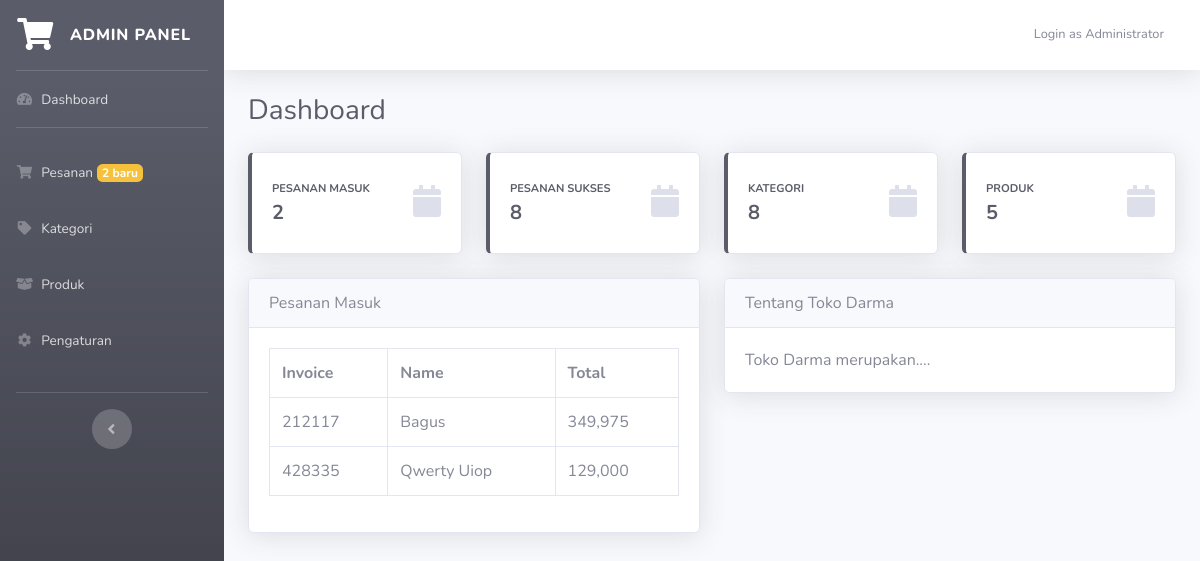
Page /admin.php?page=home (signed in) on the committed database.
### tables this page shows
CREATE TABLE `invoice` (
  `id` int(11) NOT NULL,
  `invoice_code` varchar(10) NOT NULL,
  `name` varchar(50) NOT NULL,
  `email` varchar(50) NOT NULL,
  `telp` varchar(20) NOT NULL,
  `region` int(11) NOT NULL,
  `address` text NOT NULL,
  `ongkir` varchar(10) NOT NULL,
  `total_price` int(11) NOT NULL,
  `total_all` int(11) NOT NULL,
  `date_input` datetime NOT NULL,
  `status_payment` int(1) NOT NULL,
  `status_delivery` int(1) NOT NULL,
  `bukti_transfer` varchar(100) NOT NULL,
  `no_resi` varchar(50) NOT NULL,
  `expedisi` varchar(50) NOT NULL,
  `status_refund` int(1) NOT NULL,
  `refund_text` text NOT NULL
);

CREATE TABLE `general` (
  `id` int(11) NOT NULL,
  `app_name` varchar(50) NOT NULL,
  `slogan` varchar(150) NOT NULL,
  `navbar_color` varchar(10) NOT NULL,
  `account_mail` varchar(50) NOT NULL,
  `whatsapp` varchar(20) NOT NULL,
  `whatsappv2` varchar(20) NOT NULL,
  `email_contact` varchar(50) NOT NULL
);

CREATE TABLE `settings` (
  `id` int(11) NOT NULL,
  `short_desc` text NOT NULL,
  `address` varchar(100) NOT NULL,
  `logo` varchar(30) NOT NULL,
  `favicon` varchar(30) NOT NULL
);

### admin.php (called while the page is built, shortened)
<?php
require_once 'include/cfg.php';
include "module/templates/index-admin.php";

### module/admin/dashboard.php (the view)
<div class="container-fluid">
<div class="d-sm-flex align-items-center justify-content-between mb-4">
  <h1 class="h3 mb-0 text-gray-800">Dashboard</h1>
</div>
<div class="row">
  <?php
  $data = mysqli_num_rows(mysqli_query($db,"select * from invoice where status_payment=0"));
  ?>
  <div class="col-xl-3 col-md-6 mb-4">
    <div class="card border-left-dark shadow h-100 py-2">
      <div class="card-body">
        <div class="row no-gutters align-items-center">
          <div class="col mr-2">
            <div class="text-xs font-weight-bold text-dark text-uppercase mb-1">Pesanan Masuk</div>
            <div class="h5 mb-0 font-weight-bold text-gray-800"><?=$data?></div>
          </div>
          <div class="col-auto">
            <i class="fas fa-calendar fa-2x text-gray-300"></i>
          </div>
        </div>
      </div>
    </div>
  </div>
  <?php
  $data = mysqli_num_rows(mysqli_query($db,"select * from invoice where status_payment=1"));
  ?>
  <div class="col-xl-3 col-md-6 mb-4">
    <div class="card border-left-dark shadow h-100 py-2">
      <div class="card-body">
        <div class="row no-gutters align-items-center">
          <div class="col mr-2">
            <div class="text-xs font-weight-bold text-dark text-uppercase mb-1">Pesanan Sukses</div>
            <div class="h5 mb-0 font-weight-bold text-gray-800"><?=$data?></div>
          </div>
          <div class="col-auto">
            <i class="fas fa-calendar fa-2x text-gray-300"></i>
          </div>
        </div>
      </div>
    </div>
  </div>
  <?php
  $data = mysqli_num_rows(mysqli_query($db,"select * from categories"));
  ?>
  <div class="col-xl-3 col-md-6 mb-4">
    <div class="card border-left-dark shadow h-100 py-2">
      <div class="card-body">
        <div class="row no-gutters align-items-center">
          <div class="col mr-2">
            <div class="text-xs font-weight-bold text-dark text-uppercase mb-1">Kategori</div>
            <div class="h5 mb-0 font-weight-bold text-gray-800"><?=$data?></div>
          </div>
          <div class="col-auto">
            <i class="fas fa-calendar fa-2x text-gray-300"></i>
          </div>
        </div>
      </div>
    </div>
  </div>
  <?php
  $data = mysqli_num_rows(mysqli_query($db,"select * from products"));
  ?>
  <div class="col-xl-3 col-md-6 mb-4">
    <div class="card border-left-dark shadow h-100 py-2">
      <div class="card-body">
        <div class="row no-gutters align-items-center">
          <div class="col mr-2">
            <div class="text-xs font-weight-bold text-dark text-uppercase mb-1">Produk</div>
            <div class="h5 mb-0 font-weight-bold text-gray-800"><?=$data?></div>
          </div>
          <div class="col-auto">
            <i class="fas fa-calendar fa-2x text-gray-300"></i>
          </div>
        </div>
      </div>
    </div>
  </div>
</div>
<div class="row">
    <div class="col-md-6 mb-3">
        <div class="card shadow">
            <div class="card-header">
            Pesanan Masuk
            </div>
            <div class="card-body">
                <?php
                $data = mysqli_query($db,"select * from invoice where status_payment=0");
                if(mysqli_num_rows($data) > 0){ ?>
                <div class="table-responsive">
                  <table class="table table-bordered" width="100%">
                      <tr>
                          <th>Invoice</th>
                          <th>Name</th>
                          <th>Total</th>
                      </tr>
                      <?php while($d = mysqli_fetch_array($data)){ ?>
                          <tr>
                              <td><?= $d['invoice_code'] ?></td>
                              <td><?= $d['name'] ?></td>
                              <td><?= number_format($d['total_all'],0,".",",") ?></td>
                          </tr>
                      <?php } ?>
                  </table>
                </div>
                <?php }else{ ?>
                    <div class="alert alert-warning">Belum ada pesanan</div>
                <?php } ?>
            </div>
        </div>
    </div>
        <div class="col-md-6 mb-3">
        <div class="card shadow">
            <div class="card-header">
              Tentang <?= $vaGeneral['app_name']; ?>
            </div>
            <div class="card-body">
            <?= $vaSettings['short_desc']; ?>
          </div>
        </div>
    </div>
</div>
</div>
</div>
</div>

### rows in the picture
invoice: invoice_code "212117", name "Bagus", total_all "349,975"
invoice: invoice_code "428335", name "Qwerty Uiop", total_all "129,000"
general: app_name "Toko Darma"
settings: short_desc "Toko Darma merupakan...."

### other values in the picture
$orders "2"
$_SESSION['name'] "Administrator"
$data "2"
$data "8"
$data "5"
